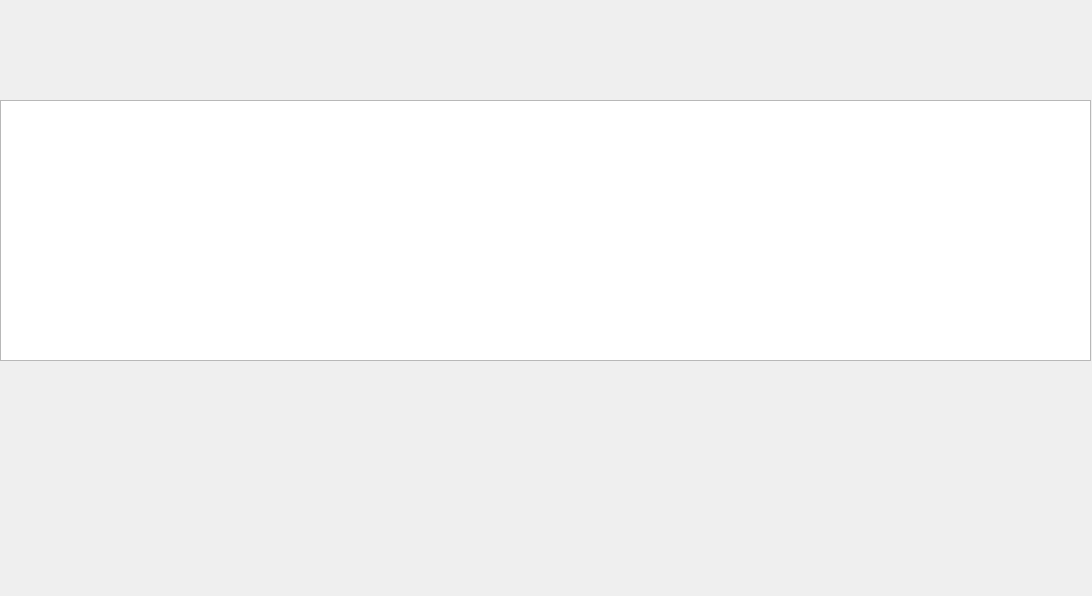
<?xml version="1.0" encoding="UTF-8"?>
<ui version="4.0">
 <class>Widget</class>
 <widget class="QWidget" name="Widget">
  <property name="geometry">
   <rect>
    <x>0</x>
    <y>0</y>
    <width>1092</width>
    <height>596</height>
   </rect>
  </property>
  <property name="windowTitle">
   <string>Widget</string>
  </property>
  <widget class="QTableWidget" name="tableWidget">
   <property name="geometry">
    <rect>
     <x>0</x>
     <y>100</y>
     <width>1091</width>
     <height>261</height>
    </rect>
   </property>
  </widget>
 </widget>
 <resources/>
 <connections/>
</ui>
